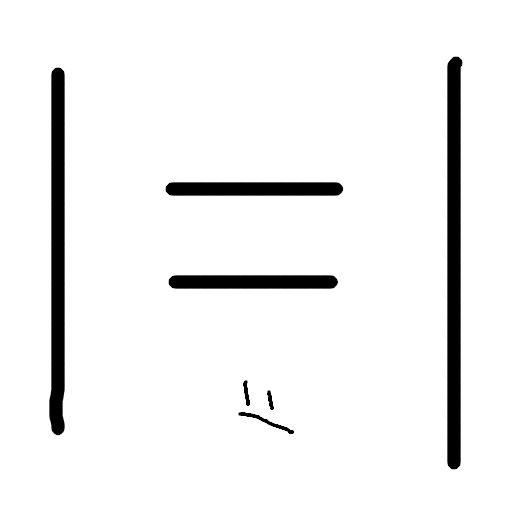
#> input picture software_simulation/'-'.png, 512 x 512 px, found by its file name
$ python occupancy_grid.py
#> lines starting #> are read from the running program, lines starting #| are printed output that depends on the picture; after the words box and inside, x2 and y2 are one past the last pixel; in counts of white or black regions, pixels touching at a corner belong together
import math

import matplotlib.pyplot as plt
import numpy as np
from numpy import pi, sin, cos, tan
from PIL import Image, ImageDraw

ENV_MAP_SCALE = 5

def imshow(arr, vmin=None, vmax=None):
    if vmin is None:
        vmin = np.min(arr)
    if vmax is None:
        np.max(arr)
    return plt.imshow(arr, cmap='gray', vmin=vmin, vmax=vmax)

def lidar(xi, env, n_measures=360, use_inf=False):
    sensor_px, sensor_py, psi = xi
    size_x, size_y = env.T.shape
    size_max = max(size_x, size_y)
    acc = []
    for theta in np.linspace(0, 2*pi, n_measures):
        theta += psi
        measure = np.array([np.Inf if use_inf else size_max, theta])
        for rho in range(1, size_max+1):
            check_px = math.ceil(sensor_px + rho*cos(theta))
            check_py = math.ceil(sensor_py + rho*sin(theta))
            if (0 < check_px <= size_x and
                    0 < check_py <= size_y and
                    not env[check_py, check_px]):
                measure = np.array([rho-1, theta])
                break
        acc.append(measure)
    return acc

def reduce_octant_arg(theta):
    y_flip = False
    x_flip = False
    identity_flip = False # refleccao em relacao a identidade

    reduced_theta = theta
    if reduced_theta >= np.pi:
        reduced_theta = 2*np.pi - reduced_theta # 2° metade pra 1° metade
        y_flip = True
    if reduced_theta >= np.pi/2:
        reduced_theta = np.pi - reduced_theta # 2° quadrante pro 1° quadrante
        x_flip = True
    if reduced_theta > np.pi/4:
        reduced_theta = np.pi/2 - reduced_theta # 2° octante pro 1° octante
        identity_flip = True

    return reduced_theta, y_flip, x_flip, identity_flip

def unreduce_octan_cell(cell_pos, y_flip, x_flip, identity_flip):
    px, py = cell_pos

    if identity_flip:
        px, py = py, px
    if x_flip:
        px = -px
    if y_flip:
        py = -py

    return np.array([px, py])

def bresenham_polar(rho, theta):
    reduced_theta, y_flip, x_flip, id_flip = reduce_octant_arg(theta)
    raw_cells = [(x, round(x*tan(reduced_theta)))
                  for x in range(0, round(rho*cos(reduced_theta)) + 1)]
    cells = [unreduce_octan_cell(cell, y_flip, x_flip, id_flip) for cell in raw_cells]

    return cells

def polar2rectangular(rho, theta):
    return rho*cos(theta), rho*sin(theta)

def translate(origin, point):
    return origin + point

def polar2rectangularTranslated(origin_x, origin_y, rho, theta):
    return translate((origin_x, origin_y), polar2rectangular(rho, theta))

def draw_lidar(xi, lidar_measures, env, draw_env=True, draw_scan=True):
    SENSOR_RADIUS = 8
    READING_RADIUS = 2
    px, py, psi = xi
    intersections = [polar2rectangularTranslated(px, py, *m) for m in lidar_measures if not np.isinf(m[1])]
    int_intersections = np.floor(intersections).astype(int)

    if draw_env:
        im = Image.fromarray(env*255)
    else:
        im = Image.fromarray(np.ones_like(env)*255)

    draw = ImageDraw.Draw(im)

    if draw_scan:
        draw.ellipse((px-SENSOR_RADIUS/2, py-SENSOR_RADIUS/2, px+SENSOR_RADIUS/2, py+SENSOR_RADIUS/2),
                      fill=(255, 0, 0))
        for intersection in int_intersections:
            draw.line((px, py, *intersection), fill=(128, 128, 128))
            draw.ellipse((intersection[0]-READING_RADIUS/2, intersection[1]-READING_RADIUS/2, intersection[0]+READING_RADIUS/2, intersection[1]+READING_RADIUS/2),
                          fill=(0, 255, 0))

    return im

def in_matrix(point, matrix):
    shape = matrix.shape
    return (0 <= point[0] < shape[0]) and (0 <= point[1] < shape[1])

def prob2logodds(prob):
    return np.log(prob / (1 - prob))

def logodds2prob(logodds):
    odds = np.exp(logodds)
    return odds/(odds+1.0)

def update_map(xi, S, M):
    FREE_FACTOR = 0.4
    OCCUPIED_FACTOR = 0.6

    absolute_cell = xi[:2].astype(int)
    for si in S:
        cells = []
        relative_cells = bresenham_polar(*si)
        for rcell in relative_cells:
            absolute_cell_pos = absolute_cell + rcell
            if in_matrix(absolute_cell_pos, M):
                cells.append(absolute_cell_pos)
        empty_cells, occuped_cells = cells[:-1], cells[-1]
        for ecell in empty_cells:
            M[ecell[0], ecell[1]] += prob2logodds(FREE_FACTOR)
        M[occuped_cells[0], occuped_cells[1]] += prob2logodds(OCCUPIED_FACTOR)

def draw_map(M):
    CHECK_VALUE = 2
    imshow(-M.T, vmin=-CHECK_VALUE, vmax=CHECK_VALUE)

def world2map(p):
    return p/ENV_MAP_SCALE

def map2world(p):
    return p*ENV_MAP_SCALE

def main():
    env_img = plt.imread("software_simulation/'-'.png")
#> env_img is the input picture: shape (512, 512, 3) float32; min 0, max 1, mean 0.942
    env_img = env_img[:, :, :3] # remove alpha channel
    env = 0.9 < np.linalg.norm(env_img, axis=2)
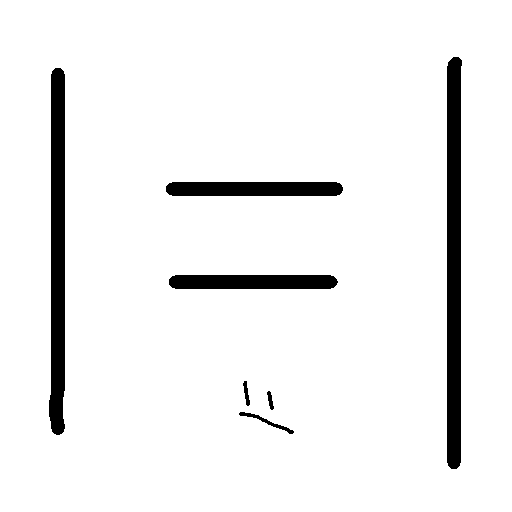
#> env: shape (512, 512) bool; 93.9% white; 7 black regions, largest, box (x1, y1, x2, y2) and area: (447, 57, 462, 469) 5723, (49, 68, 65, 435) 5076, (166, 182, 343, 196) 2428
    env_shape = env.shape
#> env_shape = (512, 512)
    M = np.zeros((env_shape[0]//ENV_MAP_SCALE, env_shape[1]//ENV_MAP_SCALE))
    xi = np.array([256, 256, 0.0]) # pos_x, pos_y, θ
    xi_moves = [np.array([15, 5, 0]),
                np.array([5, 10, 0]),
                np.array([10, -5, 0]),
                np.array([20, 10, 0]),
                ]

    S = lidar(xi, env, 720, use_inf=False)
#> S = 720 pairs, first value 18 to 236, second value 0 to 6.28
    S_map = [np.array([world2map(si[0]), si[1]]) for si in S]
#> S_map = 720 pairs, first value 3.6 to 47.2, second value 0 to 6.28
    xi_map = np.array([world2map(xi[0]), world2map(xi[1]), xi[2]])
    update_map(xi_map, S_map, M)
#> the loop in update_map, `for si in S:` made 720 passes
#> si on passes 6 to 8: [38, 0.0437], [38, 0.0524], [38, 0.0612]
#> after the loop in update_map, `for si in S:`:
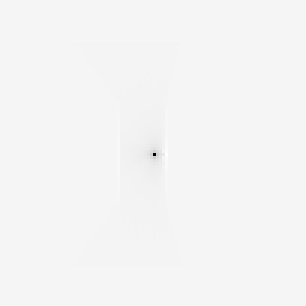
#> M: shape (102, 102) float64 (shown 3 times larger); min -291.9, max 11.35, mean -0.431; drawn with min black and max white
    draw_map(M)
    plt.show()
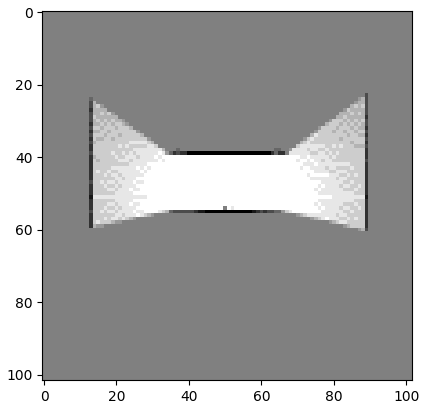
#> figure drawn by matplotlib, 1 panel

    for move in xi_moves:
        xi += move
        S = lidar(xi, env, 720, use_inf=False)
        S_map = [np.array([world2map(si[0]), si[1]]) for si in S]
        update_map(xi, S_map, M)
        draw_lidar(xi, S, env, draw_env=False)
        draw_map(M)
        plt.show()

if __name__ == '__main__':
#> (the run stopped early here; a loop or call above may not have finished)

$ run again, with software_simulation/mapa.png copied over software_simulation/'-'.png
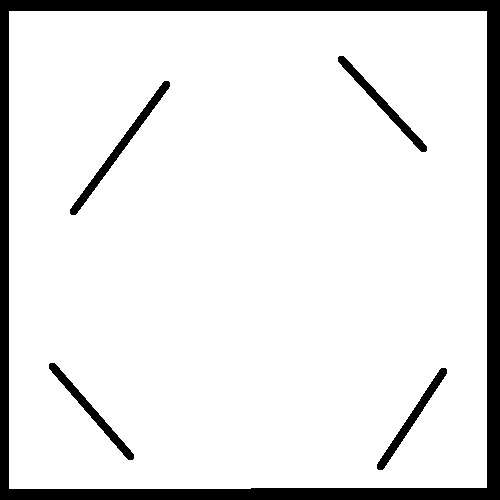
#> input picture software_simulation/mapa.png, 500 x 500 px, found by its file name
#> in main, env_img is the input picture: shape (500, 500, 3) float32; values 0 (black) and 1 (white), 89.6% white; 5 black regions, box (x1, y1, x2, y2) and area: (0, 0, 500, 500) 21752, (70, 81, 170, 215) 1298, (338, 56, 427, 152) 1019, (49, 363, 134, 460) 999, (377, 368, 447, 470) 960
#> S = 720 pairs, first value 170 to 277, second value 0 to 6.28
#> S_map = 720 pairs, first value 34 to 55.4, second value 0 to 6.28
#> the loop in update_map, `for si in S:` made 720 passes
#> si on passes 6 to 8: [46, 0.0437], [46, 0.0524], [46, 0.0612]
#> in main, `plt.show()`:
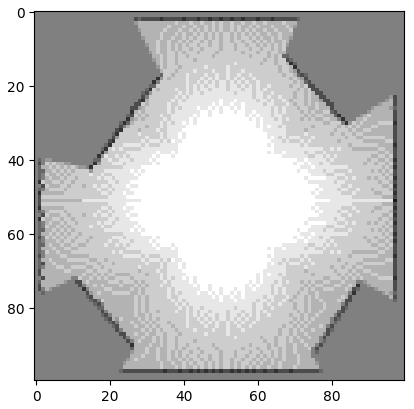
#> figure drawn by matplotlib, 1 panel
